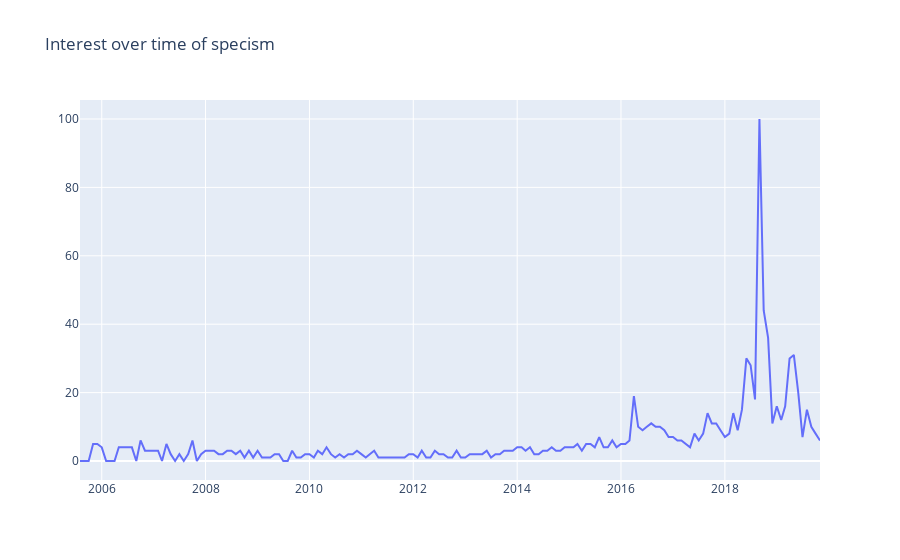

The code cell stored with this chart in its notebook:
### Markdown cell above
Even in Italy the interest for veganism increase significantly between 2013 and 2014.

### Code cell
plot_lines(df_specism[['FR']], 0, "Interest over time of specism")

### Figure 1 — Plotly figure (JSON) as saved in the notebook; plotly's stock layout.template omitted (floating-point values rounded to 4 significant figures; data arrays with more than 128 entries replaced by an {"elided": "..."} marker saying what was removed)
{"data": [{"mode": "lines", "name": "FR", "type": "scatter", "x": {"elided": "172 str values"}, "y": {"elided": "172 int values"}}], "layout": {"autosize": true, "title": {"text": "Interest over time of specism"}, "xaxis": {"autorange": true, "range": ["2005-08-01", "2019-11-01"], "type": "date"}, "yaxis": {"autorange": true, "range": [-5.556, 105.6], "type": "linear"}}}
